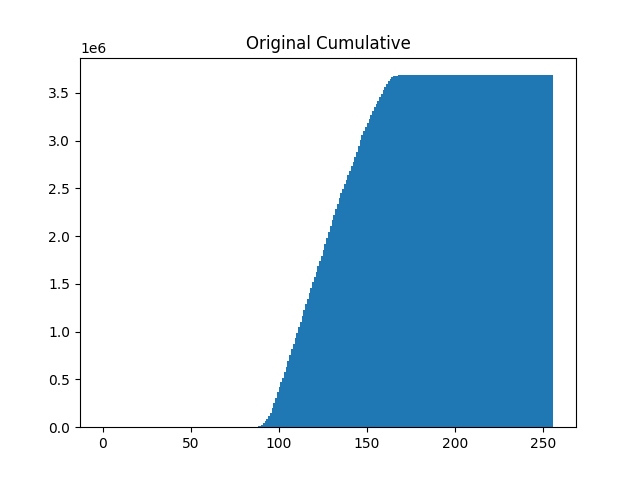
#> input picture Original Cumulative.png, 640 x 480 px
$ python main.py 'Original Cumulative.png'
#> lines starting #> are read from the running program, lines starting #| are printed output that depends on the picture
import sys
import collections
import numpy as np
import matplotlib.pyplot as plt
from PIL import Image

width = 0
height = 0
size = 0


def rgbaToGray(image):
    pixels = np.array(image)
    newImage = np.empty(shape=(height, width))
    products = np.dot(pixels[..., :3], [0.2989, 0.5870, 0.1140])
    for i in range(height):
        for j in range(width):
            newImage[i, j] = round(products[i, j])
    return newImage


def readImage(path):
#> called with path = 'Original Cumulative.png'
    global width
    global height
    global size
    try:
        image = Image.open(path)
#> image is the input picture: PIL image 640x480 RGBA; mean R, G, B, A 193.4, 216.4, 232.4, 255
        width, height = image.size
#> width = 640; height = 480
        size = width * height
#> size = 307200
        return rgbaToGray(image)
#> in rgbaToGray, `products = np.dot(pixels[..., :3], [0.2989, 0.5870, 0.1140])`:
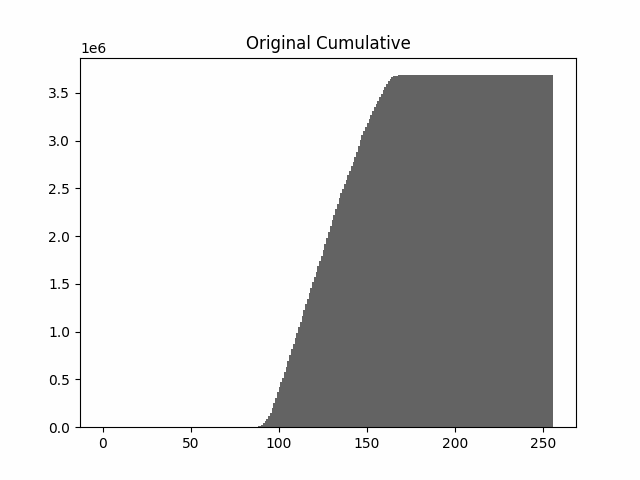
#> products: shape (480, 640) float64; min 0, max 255, mean 211.4
#> in drawHistogram, `plt.savefig(name)`:
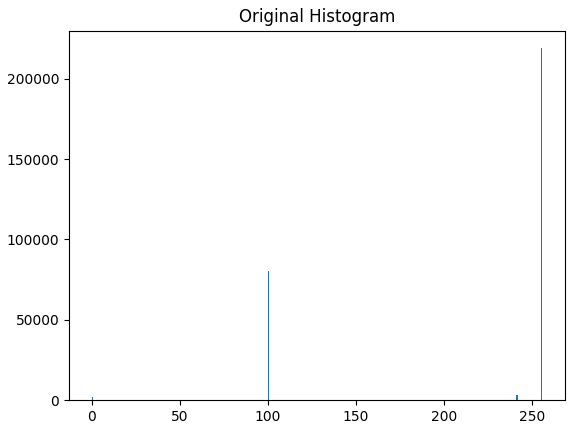
#> figure drawn by matplotlib, 1 panel; tallest bar 218962 high, from x = 255 to 256
#> in cumulativeSum, `plt.savefig(name)`:
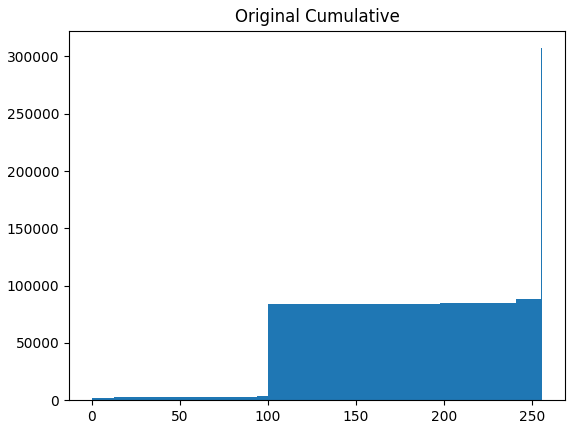
#> figure drawn by matplotlib, 1 panel; tallest bar 307200 high, from x = 255 to 256
    except Exception as e:
        print('Error: ' + str(e))


def filter(image):
    # count colors
    count = {}
    for i in range(len(image)):
        for j in range(len(image[i])):
            if image[i, j] in count:
                count[image[i, j]] += 1
            else:
                count[image[i, j]] = 1
#> after the loop, count = 250 items

    # cumulative sum on sorted colors
    sortedCount = collections.OrderedDict(sorted(count.items()))
#> sortedCount = 250 items
    sortedCumulativeCount = collections.OrderedDict()
    csum = 0
    for key, value in sortedCount.items():
        csum += value
        sortedCumulativeCount[key] = csum
#> this loop made 250 passes
#> (value, csum) on passes 1 to 3: (2153, 2153), (11, 2164), (9, 2173)
#> after the loop, csum = 307200; sortedCumulativeCount = 250 items

    # apply filter
    filteredImage = np.empty(shape=(height, width))
    for i in range(height):
        for j in range(width):
            filteredImage[i, j] = round(255 * sortedCumulativeCount[image[i, j]] / size)
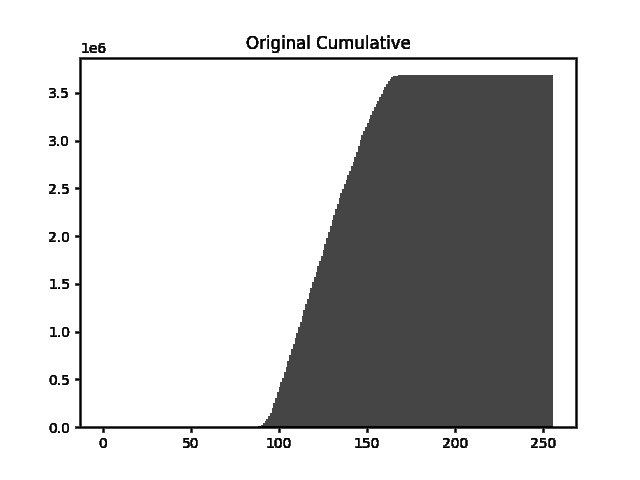
#> filteredImage: shape (480, 640) float64; min 2, max 255, mean 200.9

    return filteredImage


def drawHistogram(imageRavel, name):
    plt.hist(imageRavel, bins=256, range=(0, 256))
    plt.title(name)
    plt.savefig(name)
    plt.show()


def cumulativeSum(imageRavel, name):
    plt.hist(imageRavel, bins=256, range=(0, 256), cumulative=True)
    plt.title(name)
    plt.savefig(name)
    plt.show()


def drawImage(image, name):
    plt.imshow(image, cmap='gray')
    plt.title(name)
    plt.savefig(name)
    plt.show()


if __name__ == '__main__':
    if len(sys.argv) != 2:
        print('Error: Enter image path.')
    else:
        print('Loading image...')
        image = readImage(sys.argv[1])
        imageRavel = image.ravel()
        drawImage(image, 'Original Image')
        print('Image loaded')

        print('Drawing original image histogram...')
        drawHistogram(imageRavel, 'Original Histogram')
        print('Original Histogram done')

        print('Drawing original cumulative sum...')
        cumulativeSum(imageRavel, 'Original Cumulative')
        print('Original Cumulative sum done')

        # Filter

        print('Filtering Image')
        filteredImage = filter(image)
        filteredImageRavel = filteredImage.ravel()
        drawImage(filteredImage, 'Filtered Image')
        print('Filtering done')

        print('Drawing filtered image histogram...')
        drawHistogram(filteredImageRavel, 'Filtered Histogram')
        print('Filtered Histogram done')

        print('Drawing filtered cumulative sum...')
        cumulativeSum(filteredImageRavel, 'Filtered Cumulative')
#> call 2 of cumulativeSum, with imageRavel = array of shape (307200,), name = 'Filtered Cumulative'
#> in cumulativeSum (call 2), `plt.savefig(name)`:
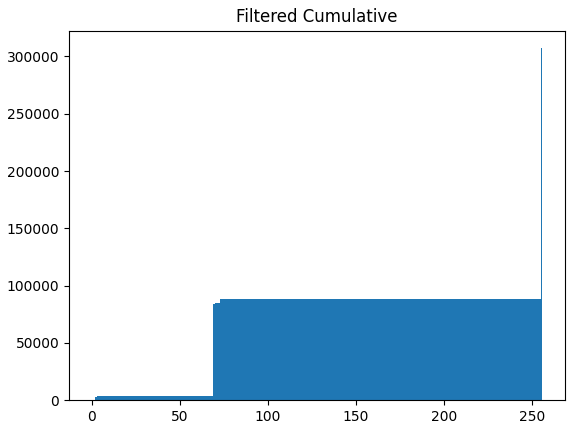
#> figure drawn by matplotlib, 1 panel; tallest bar 307200 high, from x = 255 to 256
        print('Filtered Cumulative sum done')

$ run again, on Original Image.png
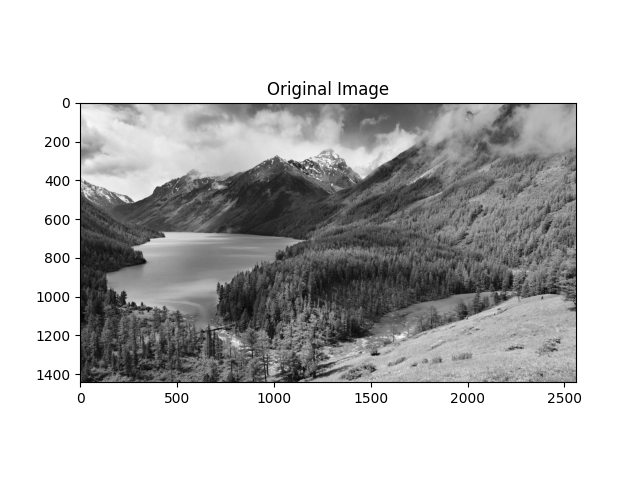
#> input picture Original Image.png, 640 x 480 px
#> in readImage, image is the input picture: PIL image 640x480 RGBA; mean R, G, B, A 192.1, 192.1, 192.1, 255
#> after the loop in filter, `for i in range(len(image)):`: count = 256 items
#> the loop in filter, `for key, value in sortedCount.items():` made 256 passes
#> (value, csum) on passes 1 to 3: (1961, 1961), (25, 1986), (14, 2000)
#> after the loop in filter, `for key, value in sortedCount.items():`: csum = 307200; sortedCumulativeCount = 256 items
#> after the loop in filter, `for i in range(height):`:
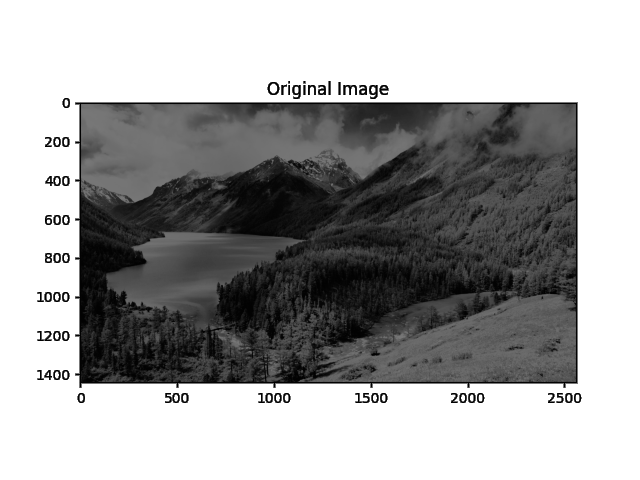
#> filteredImage: shape (480, 640) float64; min 2, max 255, mean 163.7
#> in cumulativeSum (call 2), `plt.savefig(name)`:
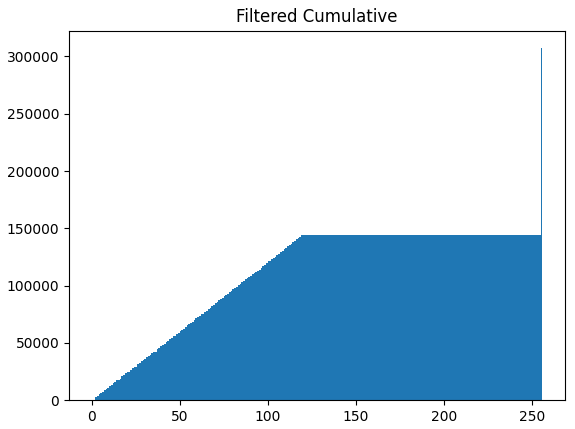
#> figure drawn by matplotlib, 1 panel; tallest bar 307200 high, from x = 255 to 256
